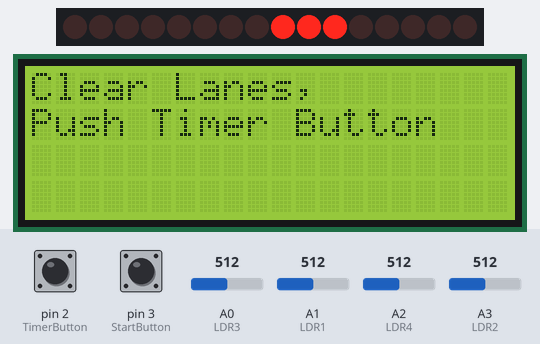
Bench run of a sketch on a simulated Arduino Nano, built with avr-gcc and run on an emulated ATmega328P. Shown: 16 shift-register outputs drawn as a row of LEDs (first output left, lit = HIGH), 20×4 character LCD. Wiring (inferred from the names in the program): 2 × shift register (74HC595): data pin 11; shift clock pin 12; latch pin 8. Wiring (inferred from the signals the program sends): row of LEDs: on Q0, Q1, Q2, Q3, Q4, Q5, Q6, Q7, Q8, Q9, Q10, Q11, Q12, Q13, Q14, Q15. The test bench sets the inputs (shaded band); at power-on: pin 2 (TimerButton) HIGH, pin 3 (StartButton) LOW, A0 (LDR3) = 512, A1 (LDR1) = 512, A2 (LDR4) = 512, A3 (LDR2) = 512.

Above: at 6.1 s.
6.2 s: pin 2 (TimerButton) pulled LOW for 1 s
At 8.6 s:
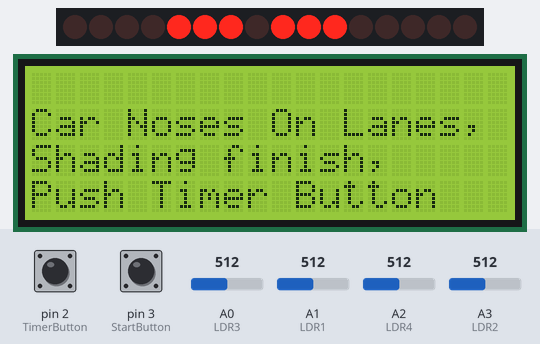
9.0 s: pin 2 (TimerButton) pulled LOW for 3.2 s
At 10.6 s:
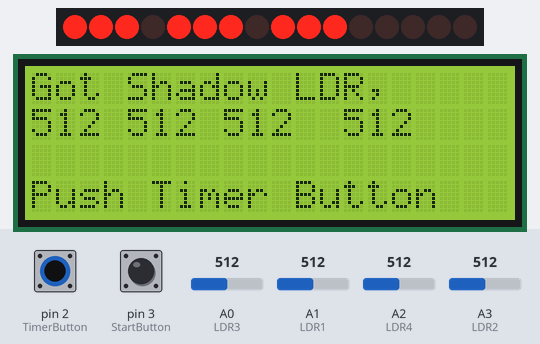
13.7 s: pin 2 (TimerButton) pulled LOW for 1 s
At 14.8 s:
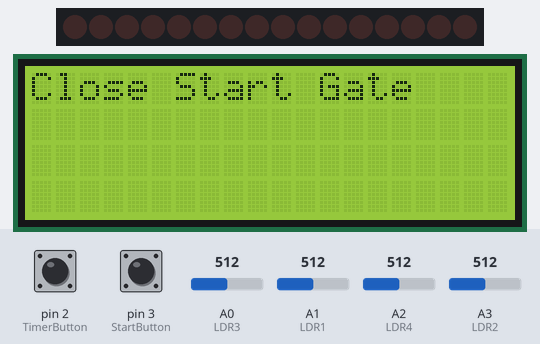
16.2 s: pin 3 (StartButton) pulled HIGH for 0.15 s
16.9 s: pin 3 (StartButton) pulled HIGH for 3.2 s
At 20.0 s:
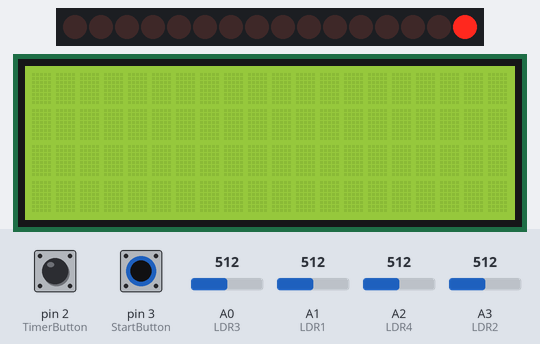
21.6 s: A0 (LDR3) set to 494
At 22.8 s:
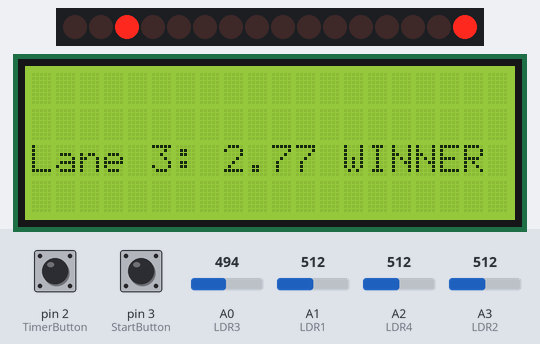
Timing chart, 0 to 24.6 s (numbered marks = the images above; inputs shaded):
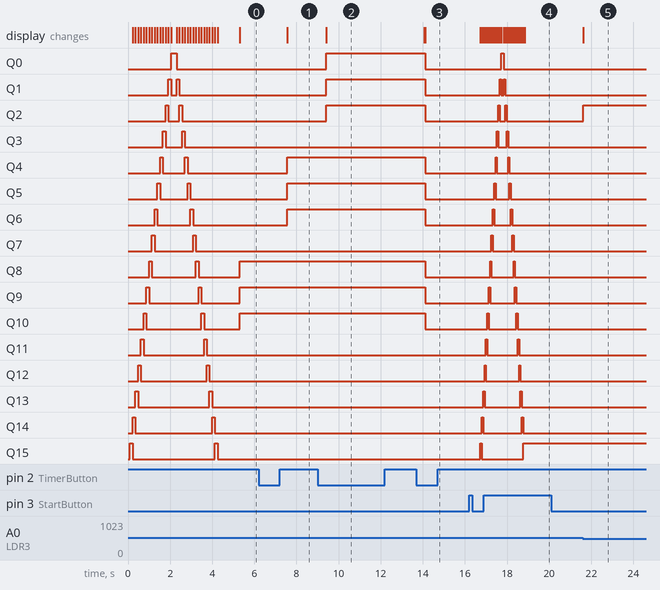

The sketch:

PineWood3.ino
```cpp
/* ***************************** Pinewood.INO*************************************************

This is a simple project for running a cubcar (Pinewood derby) race using an Arduino NANO
Project will support either a 3 lane or 4 lane track.
Results of a race are displayed via a bank of LEDs which indicates who the winner is,
individual race times and instructions are displayed on an I2C 4x20 LCD.
I used two shift registers to power the bank of LEDs to reduce the overall number of pins
needed to control up to 16 LEDS.  (LEDS are individually voltage controlled with a 330 Ohm
resister)  It would not be difficult to switch the code to use an LED Strip instead.

LDR (Light Detecting Resistors) are embedded at the finish line of the track and shadows from
the cars are what trip the timers. The LDRs are connected with external 1000 ohm pulldown
resistors to make them more responsive. It is important that consistent light is shining directly
overhead for each LDR.  LDRs and light conditions will vary greatly so at each startup
a tuning routine runs which captures light levels with no car on the tracks and then with cars
shading the sensors.

Note: The shift registers, LED banks, LCD collectively draw a lot of power. USB port on a laptop
may not give enough power to run everything.  I used a Buck converter with a 9V power supply,
which also powers an always on LED strip which provides consistent lighting to the finish line.

I included a debugging mode in the code which outputs verbosely into the serial monitor to help
with troubleshooting.

Author - Jeff Wilts
Version 1.0 -- Initial Build  May 2023

The circuit:
3v3 -- LDR -- A0(Nano) --10K resistor -- GND
Same pattern is used for LDR's and switches
EXTERNAL PULLDOWN RESISTORS

D0 (RX)     -- Dont put anything on here or cant upload to Arduino
D1 (TX)     -- Dont put anything on here or cant upload to Arduino
D2 (INT0)   -- Push Button on timer (TimerButton)
D3 (INT1)   -- Start timer switch (StartButton)
D4          -- OPEN
D5          -- OPEN
D6          -- OPEN
D7          -- OPEN
D8          -- Shift Register - Latch PIN Pin (12)
D9          -- OPEN
D10 (SS)    -- OPEN
D11 (MOSI)  -- Shift Register - Data Pin Pin (14)
D12 (MISO)  -- Shift Register - SH_Clock Pin (11)
D13 (SCK)   -- OPEN

A0/D14      -- Lane #1 LDR
A1/D15      -- Lane #2 LDR
A2/D16      -- Lane #3 LDR
A3/D17      -- Lane #4 LDR
A4/D18 (SDA)-- SDA for i2c screen
A5/D19 (SCL)-- SCL for i2c screen
A6/D20      -- OPEN
A7/D21      -- OPEN

************************************ */

// #define DEBUG 1                                     // Toggle between debug and run mode by commenting & uncommenting these two lines
#define DEBUG 0

const int NOSWITCH = 0;                                 // Define if start switch in NO - Normally Open (1) or NC - Normally Closed (0)

#if DEBUG == 1
#define debug(x) Serial.print(x)
#define debugln(x) Serial.println(x)
#else
#define debug(x)
#define debugln(x)
#endif

#include <LiquidCrystal_I2C.h>                      // lcd display library
#include <Wire.h>                                   // i2c libary for lcd display

//*********************Display Stuff  ***********************************************
LiquidCrystal_I2C lcd(0x27,20,4);                   // set the LCD address to 0x27 for a 20 chars and 4 line display

//*********************Shift Register Stuff *****************************************
const int latchPin = 8;
const int clockPin = 12;
const int dataPin = 11;

int numOfRegisters = 2;                           // number of shift registers
byte* registerState;

long effectSpeed = 130;

//************************Lane Setup Stuff ***************************************
const int laneCount = 3;                            // number of lanes on the track
int LEDarray[] = { 5, 6, 7, 9, 10, 11, 13, 14, 15 };  // array of LEDS if 3 lanes
int LEDarray4[] = { 1, 2, 3, 4, 5, 6, 7, 9, 10, 11, 13, 14, 15, 16 };  // array of LEDS if 4 lanes
const int raceTimeout = 15;                         // How long before race times out in secondes

const int LDR1 = A1;                                // LDR pin Lane #1
const int LDR2 = A3;                                // LDR pin Lanee #2
const int LDR3 = A0;                                // LDR pin Lane #3
const int LDR4 = A2;                                // LDR pin Lane #4
const int TimerButton = 2;                          // the number of the pushbutton pin
int TimerButtonState;                               // the current reading from the input pin

const int StartButton =  3;                         // The track starter button
int StartButtonState;                               // the current reading from the input pin

const uint8_t DebounceDelay = 50;                   // Adjust this value as needed

int input_val1 = 0;                                 // Starting state for LDR1
int input_val2 = 0;                                 // Starting state for LDR2
int input_val3 = 0;                                 // Starting state for LDR3
int input_val4 = 0;                                 // Starting state for LDR4

int thresh1 = 225;                                  // default trigger threshold for lane #1
int thresh2 = 225;                                  // default trigger threshold for lane #2
int thresh3 = 225;                                  // default trigger threshold for lane #3
int thresh4 = 225;                                  // default trigger threshold for lane #3

//************************************ SETUP ***********************************

void setup()
{
  pinMode(TimerButton, INPUT);                      // initialize the pushbutton pin as an input with External PULLDOWN resistor:
  pinMode(StartButton, INPUT);                      // initialize the start button pin as an input with External PULLDOWN resistor:

  Serial.begin(9600);
  //*********************Shift Register Stuff *****************************************
  //Initialize array
  registerState = new byte[numOfRegisters];
  for (size_t i = 0; i < numOfRegisters; i++)     // blank out all the registers
  {
    registerState[i] = 0;
  }
  //set pins to output so you can control the shift register
  pinMode(latchPin, OUTPUT);
  pinMode(clockPin, OUTPUT);
  pinMode(dataPin, OUTPUT);

  //************************* Setup i2c Screen*****************************
  Wire.begin();                                    //start i2c address
  lcd.init();
  lcd.home();
  lcd.backlight();
  lcd.setCursor(0,0);
  lcd.clear();
  lcd.print(F("Startup Complete!"));
   //*************************** End i2c Screen******************************

  debugln(F("Splashing Color"));
  effectC(effectSpeed);                         // splash a little colour on LEDs
  debugln(F("End Splashing Color"));
  BlankAll();

  tuneLDR();                                    // run start routine

} // end Setup
/* ******************************** Main Loop ************************ */

void loop()
{
  int finishercount = 0;                        // reset count of finishers to 0
  float startTime = 0 ;                         // Start timer
  float Lane1Timer = 0 ;                        // time for lane 1
  float Lane2Timer = 0 ;                        // time for lane 2
  float Lane3Timer = 0 ;                        // time for lane 3
  float Lane4Timer = 0 ;                        // time for lane 4

  BlankAll();                                   // Make sure all the LEDS are off
  debugln(F("Close Start Gate"));
  lcd.clear();
  lcd.print(F("Close Start Gate"));

  if (NOSWITCH){                                // check for normally open switch
    while(!PushedStart()){}                     // Wait for the track start button to be pushed
  } else {                                      // if normally closed switch
    while(!ReleasedStart()){}
  } // endif check for Normally Open Switch

  // effectC(effectSpeed/2);                         // splash a little colour on LEDs
  debugln(F("Load Cars"));
  lcd.clear();
  lcd.print(F("Load Cars"));

  effectC(effectSpeed/2);                         // splash a little colour on LEDs
                                                  // wait for start gate to get triggered
  if (NOSWITCH){                                  // check for normally open switch
    while(!ReleasedStart()){}
  } else {                                      // if normally closed switch
    while(!PushedStart()){}                     // Wait for the track start button to be pushed
  } // endif check for Normally Open Switch

  startTime = millis();                           // capture start time

  debugln(F("Raceers Away"));
  lcd.setCursor(0,1);
  lcd.clear();

  while(1) {
    input_val1 = analogRead(LDR1);
    input_val2 = analogRead(LDR2);
    input_val3 = analogRead(LDR3);
    input_val4 = analogRead(LDR4);

    if ((input_val1 < thresh1) & (Lane1Timer == 0 ))
    {
      finishercount = finishercount+1;
      debugln(F("Trigger1"));
      Lane1Timer = (millis() - startTime)/1000;
      BankPlaceLight(1,finishercount,laneCount);
      debugln(Lane1Timer);
      lcd.setCursor(0,0);
      lcd.print("Lane 1: " + String(Lane1Timer));
      if (finishercount == 1)
      {
        lcd.print(F(" WINNER"));
      } // endif WINNER
    }
    if ((input_val2 < thresh2) & (Lane2Timer == 0 ))
    {
      finishercount = finishercount+1;
      debugln(F("Trigger2"));
      Lane2Timer = (millis() - startTime)/1000;
      BankPlaceLight(2,finishercount,laneCount);
      debugln(Lane2Timer);
      lcd.setCursor(0,1);
      lcd.print("Lane 2: " + String(Lane2Timer));
      if (finishercount == 1)
      {
        lcd.print(F(" WINNER"));
      } // endif WINNER

    }
    if ((input_val3 < thresh3) & (Lane3Timer == 0 ))
    {
      finishercount = finishercount+1;
      debugln(F("Trigger3"));
      Lane3Timer = (millis() - startTime)/1000;
      BankPlaceLight(3,finishercount,laneCount);
      debugln(Lane3Timer);
      lcd.setCursor(0,2);
      lcd.print("Lane 3: " + String(Lane3Timer));
      if (finishercount == 1)
      {
        lcd.print(F( " WINNER"));
      } // endif WINNER
    } // end if threshold check
    if (laneCount ==4)
    {
      if ((input_val4 < thresh4) & (Lane4Timer == 0 ))
      {
        finishercount = finishercount+1;
        debugln(F("Trigger4"));
        Lane4Timer = (millis() - startTime)/1000;
        BankPlaceLight(4,finishercount,laneCount);
        debugln(Lane4Timer);
        lcd.setCursor(0,3);
        lcd.print("Lane 4: " + String(Lane4Timer));
        if (finishercount == 1)
        {
          lcd.print(F(" WINNER"));
        } // endif WINNER
      }  // endif threshold check
    } // Endif laneCount == 4

    if (finishercount >= laneCount) { break; }      // End the Race

    //  Check race that ran too long
    if ((millis() - startTime) > (raceTimeout*1000) ) {
      debugln(F("Timed Out"));
      debugln( finishercount );
      lcd.setCursor(5,3);
      lcd.print(F("TIMED OUT"));
      break; } // End the Race

  } // End While

  debugln(F("Epic Race - Glad its over, Push Timer Button"));
  // lcd.clear();
  // lcd.print(F("Clear Lanes, "));
  // lcd.setCursor(0,1);
  // lcd.print(F("Push Timer Button"));

  while(!ReleasedTimer()){}         // Wait for the button on the timer to be pressed & released
} // end Loop

/* ******************************************************** */
void tuneLDR()
{
  debugln(F("Starting tuning LDR"));
  delay(1000);
  int brightval1 = 0;       // value for LDR with no car shadow
  int brightval2 = 0;       // value for LDR2 with no car shadow
  int brightval3 = 0;       // value for LDR3 with no car shadow
  int brightval4 = 0;       // value for LDR3 with no car shadow
  int shadowval1 = 0;       // value for LDR with a car shadow
  int shadowval2 = 0;       // value for LDR2 with a car shadow
  int shadowval3 = 0;       // value for LDR3 with a car shadow
  int shadowval4 = 0;       // value for LDR3 with a car shadow

  debugln(F("Clear Lanes, Then Press Timer Button"));
  BankLight(1,laneCount);
  lcd.clear();
  lcd.print(F("Clear Lanes, "));
  lcd.setCursor(0,1);
  lcd.print(F("Push Timer Button"));

  while(!ReleasedTimer()){}         // Wait for the button on the timer to be pressed & released

  brightval1 = analogRead(LDR1);
  brightval2 = analogRead(LDR2);
  brightval3 = analogRead(LDR3);
  brightval4 = analogRead(LDR4);

  debugln(F("Got Start LDR"));
  debug(brightval1);
  debug( F(" ") );
  debug(brightval2);
  debug( F(" ") );
  debug(brightval3);
  debug( F(" ") );
  debugln(brightval4);
  debugln(F("Put cars on sensors, press Timer"));
  delay(900);                   // double fix for stupid debounce

  lcd.clear();
  lcd.setCursor(0,1);
  lcd.print(F("Car Noses On Lanes, "));
  lcd.setCursor(0,2);
  lcd.print(F("Shading finish, "));
  lcd.setCursor(0,3);
  lcd.print(F("Push Timer Button"));
  BankLight(2,laneCount);

  while(!ReleasedTimer()){}         // Wait for the start button on the timer to be pressed & released

  shadowval1 = analogRead(LDR1);
  shadowval2 = analogRead(LDR2);
  shadowval3 = analogRead(LDR3);
  shadowval4 = analogRead(LDR4);

  debugln(F("Got shadow LDR"));
  debug(shadowval1);
  debug(F(" ") );
  debug(shadowval2);
  debug( F(" ") );
  debug(shadowval3);
  debug( F(" ") );
  debugln(shadowval4);

  thresh1 = shadowval1 + (brightval1 - shadowval1) /2 ;
  thresh2 = shadowval2 + (brightval2 - shadowval2) /2 ;
  thresh3 = shadowval3 + (brightval3 - shadowval3) /2 ;
  thresh4 = shadowval4 + (brightval4 - shadowval4) /2 ;

  debugln(F("Thresholds"));
  debug(thresh1);
  debug( F(" ") );
  debug(thresh2);
  debug( F(" ") );
  debug(thresh3);
  debug( F(" ") );
  debugln(thresh4);

  lcd.clear();
  lcd.print(F("Got Shadow LDR, "));
  lcd.setCursor(0,1);
  lcd.print(thresh1);
  lcd.setCursor(4,1);
  lcd.print(thresh2);
  lcd.setCursor(8,1);
  lcd.print(thresh3);
  lcd.setCursor(13,1);
  lcd.print(thresh4);
  lcd.setCursor(0,3);
  lcd.print(F("Push Timer Button"));
  debugln(F("Push Timer Button To Proceed"));
  BankLight(3,laneCount);
  delay(1000);                                      // double fix for stupid debounce
  while(!ReleasedTimer()){}                         // Wait for the button on the timer to be pressed & released
  debugln(F("End Tuning LDR"));
} // end TuneLDR

//*************************************************************************************
// These two routines wait until the push button is RELEASED to record a button press.  Perfect for start button and timer button

bool ReleasedStart() {
  static uint16_t state = 0;
  static unsigned long lastDebounceTime = 0;

  if ((millis() - lastDebounceTime) < DebounceDelay) {          // Check if enough time has passed since the last debounce
    return false;                                               // Debounce in progress, return false
  }
  lastDebounceTime = millis();                                  // Update the debounce time
  state = (state << 1) | digitalRead(StartButton) | 0xfe00;     // Update the button state
  return (state == 0xff00);
} // End ReleasedStart

//*************************************************************************************

bool ReleasedTimer() {                                         // Looks for a button release
  static uint16_t state = 0;
  static unsigned long lastDebounceTime = 0;

  if ((millis() - lastDebounceTime) < DebounceDelay) {          // Check if enough time has passed since the last debounce
    return false;                                               // Debounce in progress, return false
  }
  lastDebounceTime = millis();                                  // Update the debounce time
  state = (state << 1) | digitalRead(TimerButton) | 0xfe00;     // Update the button state
  return (state == 0xff00);
} // end ReleasedTimer

//*************************************************************************************
bool PushedTimer() {

  int reading = digitalRead(TimerButton);

    // if the button state has changed:
    if (reading != TimerButtonState) {
      TimerButtonState = reading;
    }
  return(reading);
} // end PushedTimer

//********************************************************
bool PushedStart() {
  int reading = digitalRead(StartButton);
  // debug("StartRead: ");
  // debugln(reading);

    // if the button state has changed:
    if (reading != TimerButtonState) {
      StartButtonState = reading;
    }
  return(reading);
} // end PushedStart


//********************************************************
void effectC(int speed){
  int prevI = 0;
  for (int i = 0; i < 16; i++){
    regWrite(prevI, LOW);
    regWrite(i, HIGH);
    prevI = i;

    delay(speed);
  }

  for (int i = 15; i >= 0; i--){
    regWrite(prevI, LOW);
    regWrite(i, HIGH);
    prevI = i;

    delay(speed);
  }
}

//***********************************************************************************************

void BankLight(int bank,int laneCount)
// lanecount = number of LEDs in each bank
{
  int startIndex;
  switch (bank) {
    case 1:
      startIndex = 0;
      break;
    case 2:
      startIndex = 3;;
      break;
    case 3:
      startIndex = 6;
      break;
    default:
      // Invalid bank number
      return;
  }
  // BlankAll() ;
  for (int i = startIndex; i < (startIndex+laneCount); i++) {
    int value = LEDarray[i];
    regWrite(value, HIGH);

  }
}

//***********************************************************************************************

void BankPlaceLight(int bank,int Place, int laneCount)
{
  // BlankAll() ;
  int startIndex;
  switch (bank) {
    case 1:
      startIndex = 0;
      break;
    case 2:
      startIndex = 3;;
      break;
    case 3:
      startIndex = 6;
      break;
    default:
      // Invalid bank number
      return;
  }  // end Switch
  for (int i = startIndex; i < (startIndex+Place); i++) {
    int value = LEDarray[i];
    regWrite(value, HIGH);

  } // End for loop
} // end BankPlaceLight


//***************************************************************************************

void BlankAll()
// Turn off all the LEDS
{
  for (int i = 0; i < 16; i++)              // Turn off all the LEDS
  {
    regWrite(i, LOW);
  }
} // end BlankAll

//*************************************************************

void regWrite(int pin, bool state){
  //Determines register
  int reg = pin / 8;
  //Determines pin for actual register
  int actualPin = pin - (8 * reg);

  //Begin session
  digitalWrite(latchPin, LOW);

  for (int i = 0; i < numOfRegisters; i++){
    //Get actual states for register
    byte* states = &registerState[i];

    //Update state
    if (i == reg){
      bitWrite(*states, actualPin, state);
    }

    //Write
    // shiftOut(dataPin, clockPin, MSBFIRST, *states);
    shiftOut(dataPin, clockPin, LSBFIRST, *states);
  }

  //End session
  digitalWrite(latchPin, HIGH);
}
```

Measured:
- the behaviour switches between 512 and 511 on A0 (LDR3) (found by bisection; images 4 and 5)
- after the input at 6.2 s, Q4–6: LOW → HIGH after 1.4 s; the display: changes after 1.4 s (image 1)
- after the input at 9.0 s, Q0–2: LOW → HIGH after 0.40 s; the display: changes after 0.40 s (image 2)
- after the input at 13.7 s, Q0–2, Q4–6, Q8–10: HIGH → LOW after 0.42 s; the display: first changes after 0.38 s (image 3 shows a later state)
- after the input at 16.2 s, Q13: LOW → HIGH after 0.67 s; Q14: LOW → HIGH after 0.60 s, → LOW 0.07 s later; Q15: LOW → HIGH after 0.54 s, → LOW 0.07 s later
- after the input at 16.9 s, the display: first differs from a run without the input after 1.9 s (image 4)
- after the input at 21.6 s, the display: changes at once (image 5)
